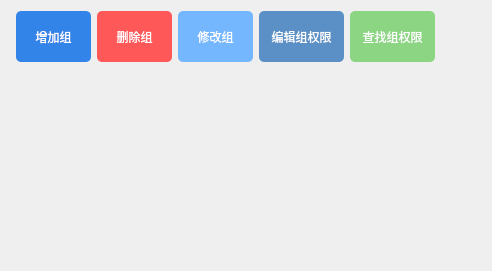
        <widget class="QWidget" name="groupPage">
         <layout class="QGridLayout" name="gridLayout_4">
          <item row="0" column="3">
           <widget class="QPushButton" name="editGroupButton">
            <property name="sizePolicy">
             <sizepolicy hsizetype="Fixed" vsizetype="Fixed">
              <horstretch>0</horstretch>
              <verstretch>0</verstretch>
             </sizepolicy>
            </property>
            <property name="minimumSize">
             <size>
              <width>75</width>
              <height>51</height>
             </size>
            </property>
            <property name="maximumSize">
             <size>
              <width>75</width>
              <height>51</height>
             </size>
            </property>
            <property name="styleSheet">
             <string notr="true">QPushButton {
    background-color: #74b7ff; /* 设置背景颜色为蓝色 */
    color: white; /* 设置文字颜色为白色 */
	border: none; /* 取消按钮的边框 */
    border-radius: 5px; /* 按钮圆角 */
}
QPushButton:hover {
	background-color: #1a65d3; /* 悬停时背景颜色为深蓝色 */
	color: white; /* 悬停时文字颜色为白色 */
}</string>
            </property>
            <property name="text">
             <string>修改组</string>
            </property>
           </widget>
          </item>
          <item row="0" column="5">
           <widget class="QPushButton" name="searchGroupPermissionButton">
            <property name="sizePolicy">
             <sizepolicy hsizetype="Fixed" vsizetype="Fixed">
              <horstretch>0</horstretch>
              <verstretch>0</verstretch>
             </sizepolicy>
            </property>
            <property name="minimumSize">
             <size>
              <width>85</width>
              <height>51</height>
             </size>
            </property>
            <property name="maximumSize">
             <size>
              <width>85</width>
              <height>51</height>
             </size>
            </property>
            <property name="styleSheet">
             <string notr="true">QPushButton {
    background-color:#8bd583; /* 设置背景颜色为蓝色 */
    color: white; /* 设置文字颜色为白色 */
	border: none; /* 取消按钮的边框 */
    border-radius: 5px; /* 按钮圆角 */
}
QPushButton:hover {
	background-color: #71ad6b; /* 悬停时背景颜色为深绿色 */
	color: white; /* 悬停时文字颜色为白色 */
}</string>
            </property>
            <property name="text">
             <string>查找组权限</string>
            </property>
           </widget>
          </item>
          <item row="0" column="4">
           <widget class="QPushButton" name="editGroupPermissionButton">
            <property name="sizePolicy">
             <sizepolicy hsizetype="Fixed" vsizetype="Fixed">
              <horstretch>0</horstretch>
              <verstretch>0</verstretch>
             </sizepolicy>
            </property>
            <property name="minimumSize">
             <size>
              <width>85</width>
              <height>51</height>
             </size>
            </property>
            <property name="maximumSize">
             <size>
              <width>85</width>
              <height>51</height>
             </size>
            </property>
            <property name="styleSheet">
             <string notr="true">QPushButton {
    background-color: #5a90c6; /* 设置背景颜色为蓝色 */
    color: white; /* 设置文字颜色为白色 */
	border: none; /* 取消按钮的边框 */
    border-radius: 5px; /* 按钮圆角 */
}
QPushButton:hover {
	background-color: #1a65d3; /* 悬停时背景颜色为深蓝色 */
	color: white; /* 悬停时文字颜色为白色 */
}</string>
            </property>
            <property name="text">
             <string>编辑组权限</string>
            </property>
           </widget>
          </item>
          <item row="0" column="0">
           <spacer name="horizontalSpacer_7">
            <property name="orientation">
             <enum>Qt::Orientation::Horizontal</enum>
            </property>
            <property name="sizeType">
             <enum>QSizePolicy::Policy::Fixed</enum>
            </property>
            <property name="sizeHint" stdset="0">
             <size>
              <width>5</width>
              <height>20</height>
             </size>
            </property>
           </spacer>
          </item>
          <item row="0" column="1">
           <widget class="QPushButton" name="addGroupButton">
            <property name="sizePolicy">
             <sizepolicy hsizetype="Fixed" vsizetype="Fixed">
              <horstretch>0</horstretch>
              <verstretch>0</verstretch>
             </sizepolicy>
            </property>
            <property name="minimumSize">
             <size>
              <width>75</width>
              <height>51</height>
             </size>
            </property>
            <property name="maximumSize">
             <size>
              <width>75</width>
              <height>51</height>
             </size>
            </property>
            <property name="styleSheet">
             <string notr="true">QPushButton {
    background-color:#3284e8; /* 设置背景颜色为蓝色 */
    color: white; /* 设置文字颜色为白色 */
	border: none; /* 取消按钮的边框 */
    border-radius: 5px; /* 按钮圆角 */
}
QPushButton:hover {
	background-color: #1a65d3; /* 悬停时背景颜色为深蓝色 */
	color: white; /* 悬停时文字颜色为白色 */
}</string>
            </property>
            <property name="text">
             <string>增加组</string>
            </property>
           </widget>
          </item>
          <item row="1" column="1" colspan="6">
           <widget class="QTableView" name="groupTableView">
            <property name="autoFillBackground">
             <bool>false</bool>
            </property>
            <property name="styleSheet">
             <string notr="true">QTableView {
    background-color: transparent; /* 背景透明 */
    border: none; /* 取消外层边框 */
    gridline-color: transparent; /* 隐藏网格线 */
}

QTableView::item {
    border: none; /* 取消单元格边框 */
    padding: 0; /* 去除单元格内边距 */
}

QHeaderView::section {
    background-color: #a8a8a8; /* 表头背景颜色 */
    color: black; /* 表头文字颜色 */
    border: none; /* 取消表头边框 */
    font-weight: bold; /* 表头文字加粗 */
    font-size: 15px; /* 调整表头文字大小 */
	text-align: left;
}
</string>
            </property>
            <attribute name="verticalHeaderVisible">
             <bool>false</bool>
            </attribute>
           </widget>
          </item>
          <item row="0" column="2">
           <widget class="QPushButton" name="deleteGroupButton">
            <property name="sizePolicy">
             <sizepolicy hsizetype="Fixed" vsizetype="Fixed">
              <horstretch>0</horstretch>
              <verstretch>0</verstretch>
             </sizepolicy>
            </property>
            <property name="minimumSize">
             <size>
              <width>75</width>
              <height>51</height>
             </size>
            </property>
            <property name="maximumSize">
             <size>
              <width>75</width>
              <height>51</height>
             </size>
            </property>
            <property name="styleSheet">
             <string notr="true">QPushButton{
    background-color: #ff5858; /* 设置背景颜色为红色 */
	color: white;
    border-radius: 5px; /* 按钮圆角（可选） */
}
QPushButton:hover {
	background-color:#df4d4d; /* 悬停时背景颜色为深红色 */
	color: white; /* 悬停时文字颜色为白色 */
}</string>
            </property>
            <property name="text">
             <string>删除组</string>
            </property>
           </widget>
          </item>
          <item row="0" column="6">
           <spacer name="horizontalSpacer_8">
            <property name="orientation">
             <enum>Qt::Orientation::Horizontal</enum>
            </property>
            <property name="sizeHint" stdset="0">
             <size>
              <width>40</width>
              <height>20</height>
             </size>
            </property>
           </spacer>
          </item>
         </layout>
        </widget>
